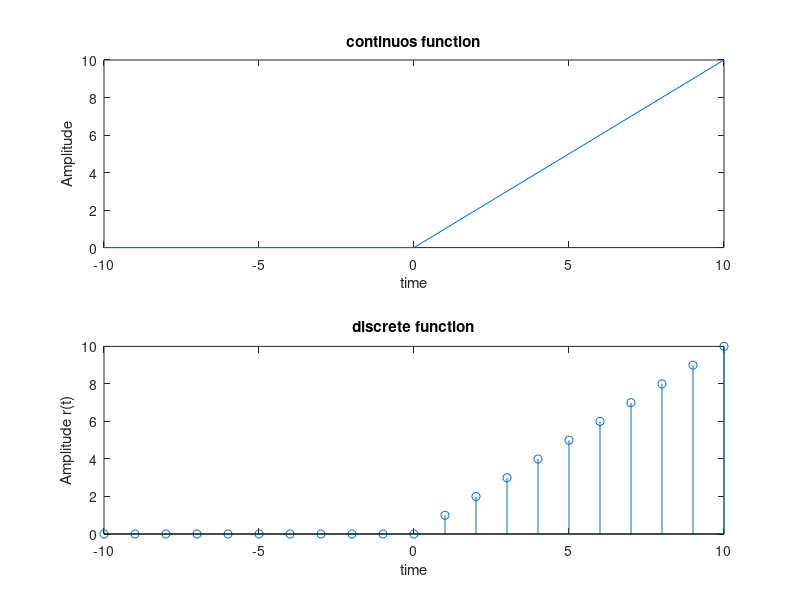

Reproduce this figure in MATLAB.
clear all;
close all;
clc;
n=-10:10;
u=[zeros(1,10) ones(1,11)];
r=n.*u;
subplot(2,1,1);
plot(n,r);
xlabel("time");
ylabel("Amplitude");
title("continuos function");

subplot(2,1,2);
stem(n,r);
xlabel("time");
ylabel("Amplitude r(t)");
title("discrete function");

